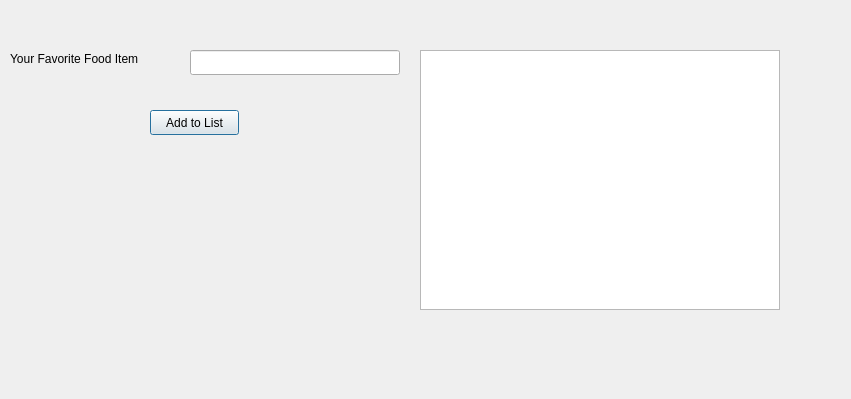
<?xml version="1.0" encoding="UTF-8"?>
<ui version="4.0">
 <class>Dialog</class>
 <widget class="QDialog" name="Dialog">
  <property name="geometry">
   <rect>
    <x>0</x>
    <y>0</y>
    <width>851</width>
    <height>399</height>
   </rect>
  </property>
  <property name="windowTitle">
   <string>Dialog</string>
  </property>
  <widget class="QLabel" name="label">
   <property name="geometry">
    <rect>
     <x>10</x>
     <y>50</y>
     <width>170</width>
     <height>17</height>
    </rect>
   </property>
   <property name="text">
    <string>Your Favorite Food Item</string>
   </property>
  </widget>
  <widget class="QLineEdit" name="lineEditFoodItem">
   <property name="geometry">
    <rect>
     <x>190</x>
     <y>50</y>
     <width>210</width>
     <height>25</height>
    </rect>
   </property>
  </widget>
  <widget class="QPushButton" name="pushButtonAdd">
   <property name="geometry">
    <rect>
     <x>150</x>
     <y>110</y>
     <width>89</width>
     <height>25</height>
    </rect>
   </property>
   <property name="text">
    <string>Add to List</string>
   </property>
  </widget>
  <widget class="QListWidget" name="listWidgetSelectedItem">
   <property name="geometry">
    <rect>
     <x>420</x>
     <y>50</y>
     <width>360</width>
     <height>260</height>
    </rect>
   </property>
  </widget>
 </widget>
 <resources/>
 <connections/>
</ui>
